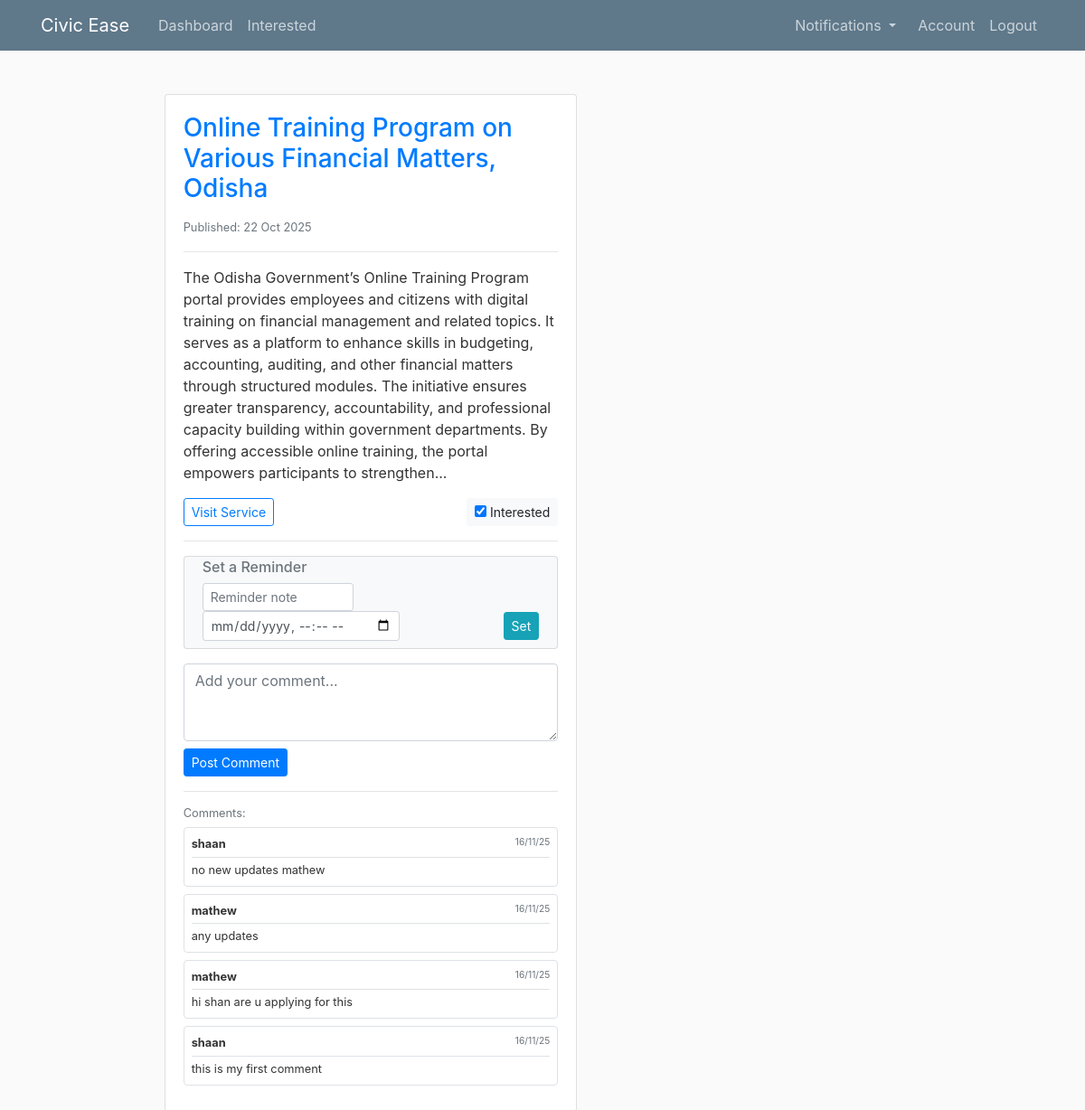
The app's page /post/1 (signed in) with its own data.
### civic_app/models.py (models this page shows, shortened)
class Post(db.Model):
    __tablename__ = 'post'
    id = db.Column(db.Integer, primary_key=True)
    title = db.Column(db.String(100), nullable=False)
    rss_category_id = db.Column(db.Integer, nullable=True)
    rss_category_name = db.Column(db.String(120), nullable=True)
    rss_link = db.Column(db.String(300), nullable=True)
    rss_description = db.Column(db.Text, nullable=True)
    rss_pubDate = db.Column(db.DateTime, nullable=True)
    reviews = db.relationship('Review', back_populates='post')
    interests = db.relationship('Interest', back_populates='post', cascade="all, delete-orphan")
    notifications = db.relationship('Notification', back_populates='post', cascade="all, delete-orphan")

class Interest(db.Model):
    __tablename__ = 'interest'
    id = db.Column(db.Integer, primary_key=True)
    user_id = db.Column(db.Integer, db.ForeignKey('user.id'), nullable=False)
    post_id = db.Column(db.Integer, db.ForeignKey('post.id'), nullable=False)
    user = db.relationship('User', back_populates='interests')
    post = db.relationship('Post', back_populates='interests')
    __table_args__ = (
        db.UniqueConstraint('user_id', 'post_id', name='unique_user_post_interest'),
    )

class Review(db.Model):
    __tablename__ = 'review'
    id = db.Column(db.Integer, primary_key=True)
    date_posted = db.Column(db.DateTime, nullable=False, default=datetime.utcnow)
    content = db.Column(db.Text, nullable=False)
    user_id = db.Column(db.Integer, db.ForeignKey('user.id'), nullable=False)
    post_id = db.Column(db.Integer, db.ForeignKey('post.id'), nullable=False)
    post = db.relationship('Post', back_populates='reviews')
    user = db.relationship('User', back_populates='reviews')

class User(db.Model, UserMixin):
    __tablename__ = 'user'
    id = db.Column(db.Integer, primary_key=True)
    username = db.Column(db.String(20), unique=True, nullable=False)
    email = db.Column(db.String(120), unique=True, nullable=False)
    image_file = db.Column(db.String(20), nullable=False, default='default.jpg')
    password = db.Column(db.String(60), nullable=False)
    reviews = db.relationship('Review', back_populates='user')
    interests = db.relationship('Interest', back_populates='user', cascade="all, delete-orphan")
    notifications = db.relationship('Notification', back_populates='user', lazy='dynamic')

### civic_app/routes.py (the view)
@app.route("/post/<int:post_id>")
@login_required
def post_detail(post_id):
    post = Post.query.get_or_404(post_id)
    reviews = Review.query.filter_by(post_id=post_id).order_by(Review.date_posted.desc()).all()
    return render_template('post.html', post=post, reviews=reviews)

### civic_app/models.py (called while the page is built)
@login_manager.user_loader
def load_user(user_id):
    return User.query.get(int(user_id))

### civic_app/routes.py (called while the page is built)
@app.context_processor
def inject_notifications():
    if current_user.is_authenticated:
        unread_notifs = Notification.query.filter(
            Notification.user_id == current_user.id,
            Notification.is_read == False,
            Notification.scheduled_time <= datetime.now()
        ).order_by(Notification.scheduled_time.desc()).all()
        return dict(active_notifications=unread_notifs)
    return dict(active_notifications=[])

### civic_app/templates/post.html (shortened to what this page needs)
{% extends "layout.html" %}
{% block content %}
<div class="container mt-4">
    <div class="row">
        <div class="col-md-8 offset-md-2">
            <div class="card">
                <div class="card-body">
                    <h3 class="card-title text-primary">{{ post.title }}</h3>
                    {% if post.rss_pubDate %}
                        <small class="text-muted">
                             Published: {{ post.rss_pubDate.strftime('%d %b %Y') }}
                        </small>
                    {% endif %}
                    <hr>
                    <p class="card-text">{{ post.rss_description }}</p>
                    <div class="d-flex justify-content-between align-items-center">
                        {% if post.rss_link %}
                            <a href="{{ post.rss_link }}" target="_blank" class="btn btn-outline-primary btn-sm">
                                 Visit Service
                            </a>
                        {% endif %}
                        <form id="interestForm{{ post.id }}" method="POST" action="{{ url_for('toggle_interest', post_id=post.id) }}">
                            <label class="btn btn-light btn-sm mb-0">
                                <input type="checkbox" name="interested" value="yes"
                                onchange="document.getElementById('interestForm{{ post.id }}').submit();"
                                {% if current_user.is_authenticated and (current_user.interests | selectattr('post_id', 'equalto', post.id) | list) %} checked {% endif %}>
                                 Interested
                            </label>
                        </form>
                    </div>
                    <hr>
                    {% if current_user.is_authenticated %}
                    <div class="card bg-light mb-3">
                        <div class="card-body py-2">
                            <h6 class="card-subtitle mb-2 text-muted"> Set a Reminder</h6>
                            <form method="POST" action="{{ url_for('set_notification') }}" class="form-inline justify-content-between">
                                <input type="text" name="message" class="form-control form-control-sm mr-2" placeholder="Reminder note" required style="width: 45%;">
                                <input type="datetime-local" name="scheduled_time" class="form-control form-control-sm mr-2" required>
                                <button type="submit" class="btn btn-info btn-sm">Set</button>
                            </form>
                        </div>
                    </div>
                    {% endif %}
                    {% if current_user.is_authenticated %}
                        <form method="POST" action="{{ url_for('add_comment') }}">
                            <div class="mb-2">
                                <textarea class="form-control" name="comment" rows="3" placeholder="Add your comment..."></textarea>
                            </div>
                            <button type="submit" class="btn btn-primary btn-sm">Post Comment</button>
                        </form>
                    {% else %}
                        <small class="text-muted">
                            <a href="{{ url_for('login') }}">Login</a> to add comments and set reminders
                        </small>
                    {% endif %}
                    <hr>
                    {% if reviews %}
                        <div class="comments-section">
                            <h6 class="small text-muted mb-2">Comments:</h6>
                            {% for review in reviews %}
                                <div class="small mb-2 p-2 bg-white rounded border">
                                    <div class="d-flex justify-content-between border-bottom pb-1 mb-1">
                                        <strong>{{ review.user.username }}</strong>
                                        <small class="text-muted">{{ review.date_posted.strftime('%d/%m/%y') }}</small>
                                    </div>
                                    <div>{{ review.content }}</div>
                                </div>
                            {% endfor %}
                        </div>
                    {% endif %}
                </div>
            </div>
        </div>
    </div>
</div>
{% endblock content %}

### civic_app/static/main.css (style rules this page uses)
body { background: #fafafa; color: #333333; margin-top: 5rem; }
h1, h2, h3, h4, h5, h6 { color: #444444; }

### records on screen
Post: title "Online Training Program on Various Financial Matters, Odisha", rss_pubDate "22 Oct 2025", rss_description "The Odisha Government’s Online Training Program portal provides employees and citizens with digital training on financial management and related topics. It serves as a platform to enhance skills in budgeting, accounting, auditing, and other financial matters through structured modules. The initiative ensures greater transparency, accountability, and professional capacity building within government departments. By offering accessible online training, the portal empowers participants to strengthen...", interested "☑"
Review: user.username "shaan", date_posted "16/11/25", content "no new updates mathew"
Review: user.username "mathew", date_posted "16/11/25", content "any updates"
Review: user.username "mathew", date_posted "16/11/25", content "hi shan are u applying for this"
Review: user.username "shaan", date_posted "16/11/25", content "this is my first comment"
